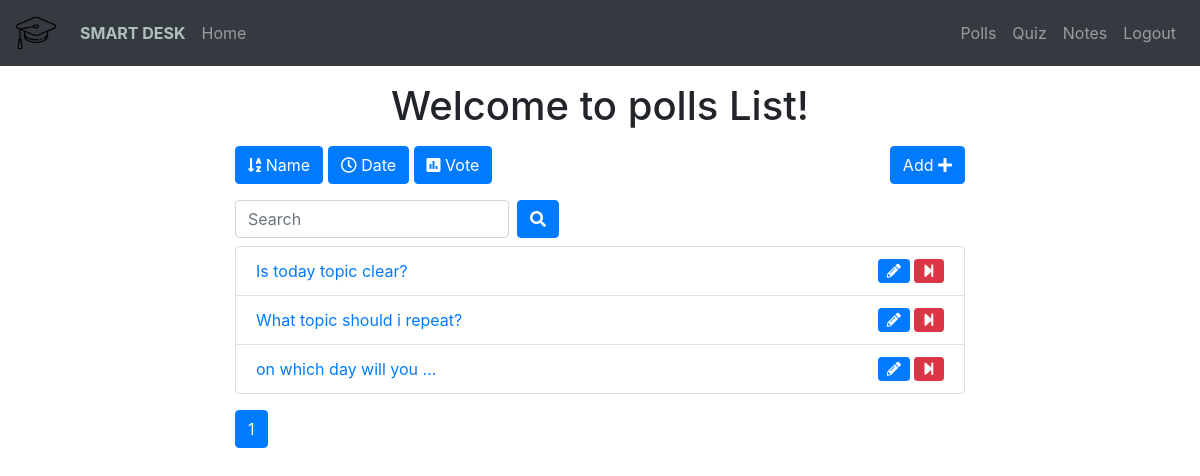
The page /polls/list/ (signed in) on the database as committed earlier.
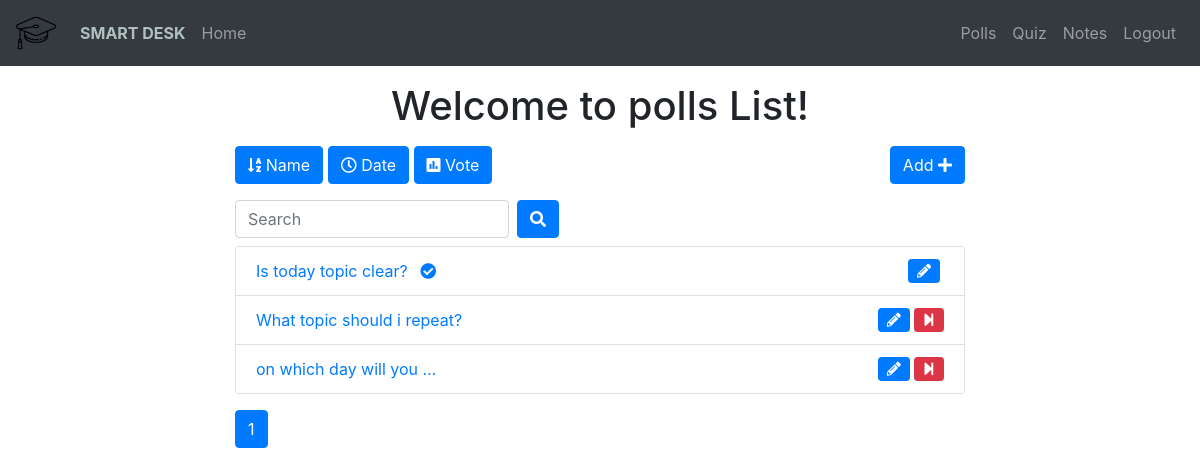
The same page on the database as committed later.
### polls/models.py (models this page shows, shortened)
class Poll(models.Model):
    owner = models.ForeignKey(User, on_delete=models.CASCADE)
    text = models.TextField()
    pub_date = models.DateTimeField(default=timezone.now)
    active = models.BooleanField(default=True)

### polls/views.py (the view)
# urls.py: path('list/', views.polls_list, name='list'),
@login_required()
def polls_list(request):
    all_polls = Poll.objects.all()
    search_term = ''
    if 'name' in request.GET:
        all_polls = all_polls.order_by('text')
    if 'date' in request.GET:
        all_polls = all_polls.order_by('pub_date')
    if 'vote' in request.GET:
        all_polls = all_polls.annotate(Count('vote')).order_by('vote__count')
    if 'search' in request.GET:
        search_term = request.GET['search']
        all_polls = all_polls.filter(text__icontains=search_term)
    paginator = Paginator(all_polls, 6)  # Show 6 contacts per page
    page = request.GET.get('page')
    polls = paginator.get_page(page)
    get_dict_copy = request.GET.copy()
    params = get_dict_copy.pop('page', True) and get_dict_copy.urlencode()
    print(params)
    context = {
        'polls': polls,
        'params': params,
        'search_term': search_term,
    }
    return render(request, 'polls/polls_list.html', context)

### polls/templates/polls/polls_list.html (shortened to what this page needs)
{% extends 'base.html' %}
{% block content %}
<div class="container">
    <div class="row">
        <div class="col-md-8 offset-sm-2">
            <h1 class="text-center mt-3 mb-3">Welcome to polls List!</h1>
            <a class="btn btn-{% if 'name' in request.GET %}warning{% else %}primary{% endif %} mb-3" href="?name=True"
                role="button"><i class="fas fa-sort-alpha-down"></i>
                Name</a>
            <a class="btn btn-{% if 'date' in request.GET %}warning{% else %}primary{% endif %} mb-3" href="?date=True"
                role="button"><i class="far fa-clock"></i> Date</a>
            <a class="btn btn-{% if 'vote' in request.GET %}warning{% else %}primary{% endif %} mb-3" href="?vote=True"
                role="button"><i class="fas fa-poll"></i> Vote</a>
            <a class="btn btn-primary mb-3 float-right" href="{% url 'polls:add' %}" role="button">Add <i class="fas fa-plus"></i></a>
            <form class="form-inline">
                <div class="form-group mr-sm-2 mb-2">
                    <input type="search" class="form-control" name="search" placeholder="Search" value={{ search_term }}>
                </div>
                <button type="submit" class="btn btn-primary mb-2"><i class="fas fa-search"></i></button>
            </form>
            <ul class="list-group">
                {% for poll in polls %}
                <li class="list-group-item"><a href="{% url 'polls:detail' poll.id %}">{{ poll.text|truncatewords:5 }}
                        {% if not poll.active%}
                        <i class="fas fa-check-circle ml-2"></i>
                        {% endif %}
                    </a>
                    {% if request.user == poll.owner %}
                    {% if poll.active %}
                    <a href="{% url 'polls:end_poll' poll.id %}" data-toggle="tooltip" data-placement="top" title="End Poll"
                        onclick="return confirm('Are you sure ?')"><i class="fas fa-step-forward float-right btn btn-danger btn-sm"></i></a>
                    {% endif %}
                    <a href="{% url 'polls:edit' poll.id %}" class="mr-3" data-toggle="tooltip" data-placement="top"
                        title="Edit Poll"><i class="fas fa-pencil-alt float-right btn btn-primary btn-sm mr-1"></i></a>
                    {% endif %}
                </li>
                {% endfor %}
            </ul>
            <nav class="mt-3">
                <ul class="pagination">
                    <li class="page-item active"><a class="page-link" href="">{{ polls.number }}</a></li>
                </ul>
            </nav>
        </div>
    </div>
</div>
{% endblock content %}

### templates/base.html (shortened to what this page needs)
{% load static %}
<!DOCTYPE html>
<html lang="en">
<head>
    <link rel="stylesheet" href="https://maxcdn.bootstrapcdn.com/bootstrap/4.0.0/css/bootstrap.min.css"
>
    <link rel="stylesheet" href="https://use.fontawesome.com/releases/v5.6.3/css/all.css"
>
</head>
<body>
    {% include 'includes/navbar.html' %}
    {% block content %}
    {% endblock content %}
</body>
</html>

### templates/includes/navbar.html (shortened to what this page needs)
<nav class="navbar navbar-expand-lg navbar-dark bg-dark">
    <a class="navbar-brand" href="{% url 'home' %}"><img style="width: 40px;" src="static/img/qwe.png" alt=""></a>
    <div class="collapse navbar-collapse" id="collapsibleNavId">
        <ul class="navbar-nav me-auto mb-2 mb-lg-0">
            <li class="nav-item">
                <a class="nav-link" style="color:rgb(175, 192, 189); font-weight:bold" href="{% url 'home' %}">SMART DESK<span class="sr-only">(current)</span></a>
            </li>
            <li class="nav-item">
                <a class="nav-link" href="{% url 'home' %}">Home <span class="sr-only">(current)</span></a>
            </li>
        </ul>
        <div class="navbar-nav ml-auto">
            {% if request.user.is_authenticated %}
            <a class="nav-link" href="{% url 'polls:list' %}">Polls</a>
            <a class="nav-link" href="{% url 'quiz:index' %}">Quiz</a>
            <a class="nav-link" href="{% url 'quiz:notes' %}">Notes</a>
            <a class="nav-link" href="{% url 'accounts:logout' %}">Logout</a>
            {% else %}
            <a class="nav-link" href="{% url 'accounts:login' %}">Login</a>
            <a class="nav-link" href="{% url 'accounts:register' %}">Register</a>
            {% endif %}
        </div>
    </div>
</nav>

Rows that differ between the two databases and show on the page:
changed Poll "Is today topic clear?": active True → False (drawn)
